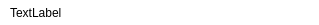
<?xml version="1.0" encoding="UTF-8"?>
<ui version="4.0">
 <class>TaskViewUI</class>
 <widget class="QWidget" name="TaskViewUI">
  <property name="geometry">
   <rect>
    <x>0</x>
    <y>0</y>
    <width>319</width>
    <height>25</height>
   </rect>
  </property>
  <property name="sizePolicy">
   <sizepolicy hsizetype="Expanding" vsizetype="Expanding">
    <horstretch>0</horstretch>
    <verstretch>0</verstretch>
   </sizepolicy>
  </property>
  <property name="minimumSize">
   <size>
    <width>0</width>
    <height>25</height>
   </size>
  </property>
  <property name="maximumSize">
   <size>
    <width>16777215</width>
    <height>25</height>
   </size>
  </property>
  <property name="windowTitle">
   <string>Form</string>
  </property>
  <property name="styleSheet">
   <string>background-color : transparent;</string>
  </property>
  <layout class="QHBoxLayout" name="horizontalLayout_3">
   <property name="spacing">
    <number>0</number>
   </property>
   <property name="margin">
    <number>0</number>
   </property>
   <item>
    <widget class="QLabel" name="_nameLabel">
     <property name="sizePolicy">
      <sizepolicy hsizetype="MinimumExpanding" vsizetype="Preferred">
       <horstretch>0</horstretch>
       <verstretch>0</verstretch>
      </sizepolicy>
     </property>
     <property name="text">
      <string>TextLabel</string>
     </property>
     <property name="margin">
      <number>0</number>
     </property>
     <property name="indent">
      <number>10</number>
     </property>
    </widget>
   </item>
   <item>
    <spacer name="_nameLabel_circeProgress_Spacer">
     <property name="orientation">
      <enum>Qt::Horizontal</enum>
     </property>
     <property name="sizeType">
      <enum>QSizePolicy::Fixed</enum>
     </property>
     <property name="sizeHint" stdset="0">
      <size>
       <width>5</width>
       <height>17</height>
      </size>
     </property>
    </spacer>
   </item>
   <item>
    <widget class="QLabel" name="_progressCircleLabel">
     <property name="sizePolicy">
      <sizepolicy hsizetype="Fixed" vsizetype="Fixed">
       <horstretch>0</horstretch>
       <verstretch>0</verstretch>
      </sizepolicy>
     </property>
     <property name="minimumSize">
      <size>
       <width>20</width>
       <height>20</height>
      </size>
     </property>
     <property name="maximumSize">
      <size>
       <width>20</width>
       <height>20</height>
      </size>
     </property>
     <property name="text">
      <string/>
     </property>
    </widget>
   </item>
   <item>
    <spacer name="_circeProgress_progressDisplay_Spacer">
     <property name="orientation">
      <enum>Qt::Horizontal</enum>
     </property>
     <property name="sizeType">
      <enum>QSizePolicy::Fixed</enum>
     </property>
     <property name="sizeHint" stdset="0">
      <size>
       <width>5</width>
       <height>17</height>
      </size>
     </property>
    </spacer>
   </item>
   <item>
    <widget class="QLabel" name="_progressDisplayLabel">
     <property name="sizePolicy">
      <sizepolicy hsizetype="Fixed" vsizetype="Fixed">
       <horstretch>0</horstretch>
       <verstretch>0</verstretch>
      </sizepolicy>
     </property>
     <property name="minimumSize">
      <size>
       <width>35</width>
       <height>0</height>
      </size>
     </property>
     <property name="maximumSize">
      <size>
       <width>35</width>
       <height>16777215</height>
      </size>
     </property>
     <property name="text">
      <string/>
     </property>
     <property name="alignment">
      <set>Qt::AlignRight|Qt::AlignTrailing|Qt::AlignVCenter</set>
     </property>
    </widget>
   </item>
   <item>
    <spacer name="_cancelButtonProgressDisplaySpacer">
     <property name="orientation">
      <enum>Qt::Horizontal</enum>
     </property>
     <property name="sizeType">
      <enum>QSizePolicy::Fixed</enum>
     </property>
     <property name="sizeHint" stdset="0">
      <size>
       <width>5</width>
       <height>20</height>
      </size>
     </property>
    </spacer>
   </item>
   <item>
    <widget class="QWidget" name="_cancelButtonContainer" native="true">
     <property name="sizePolicy">
      <sizepolicy hsizetype="Fixed" vsizetype="Fixed">
       <horstretch>0</horstretch>
       <verstretch>0</verstretch>
      </sizepolicy>
     </property>
     <property name="minimumSize">
      <size>
       <width>70</width>
       <height>25</height>
      </size>
     </property>
     <property name="maximumSize">
      <size>
       <width>70</width>
       <height>25</height>
      </size>
     </property>
     <property name="styleSheet">
      <string/>
     </property>
     <layout class="QHBoxLayout" name="horizontalLayout">
      <property name="spacing">
       <number>0</number>
      </property>
      <property name="margin">
       <number>0</number>
      </property>
     </layout>
    </widget>
   </item>
  </layout>
 </widget>
 <resources/>
 <connections/>
</ui>
